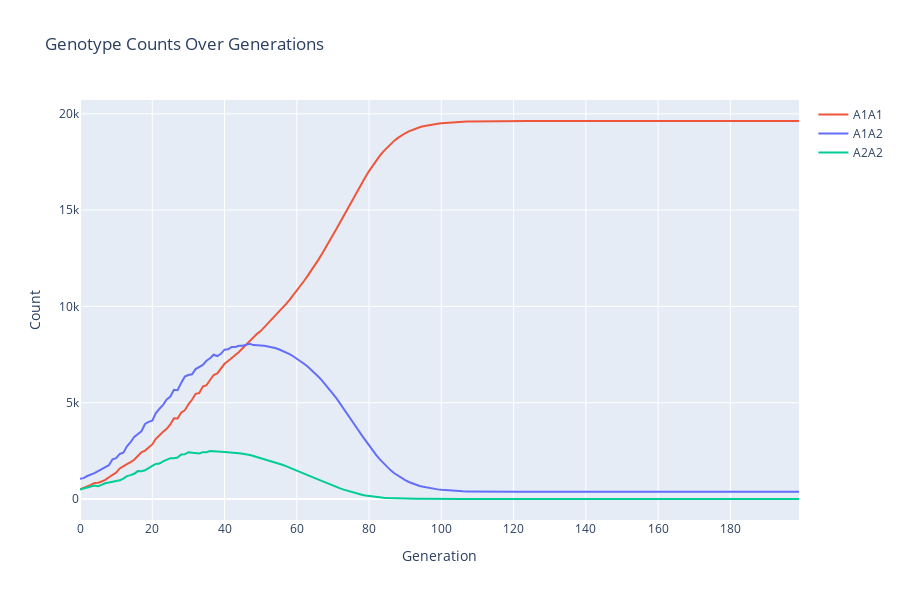
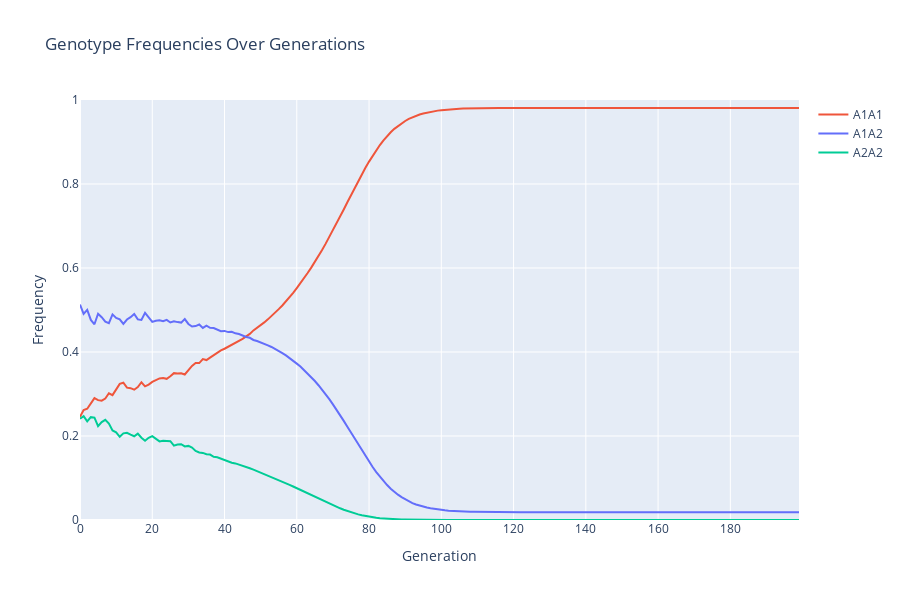
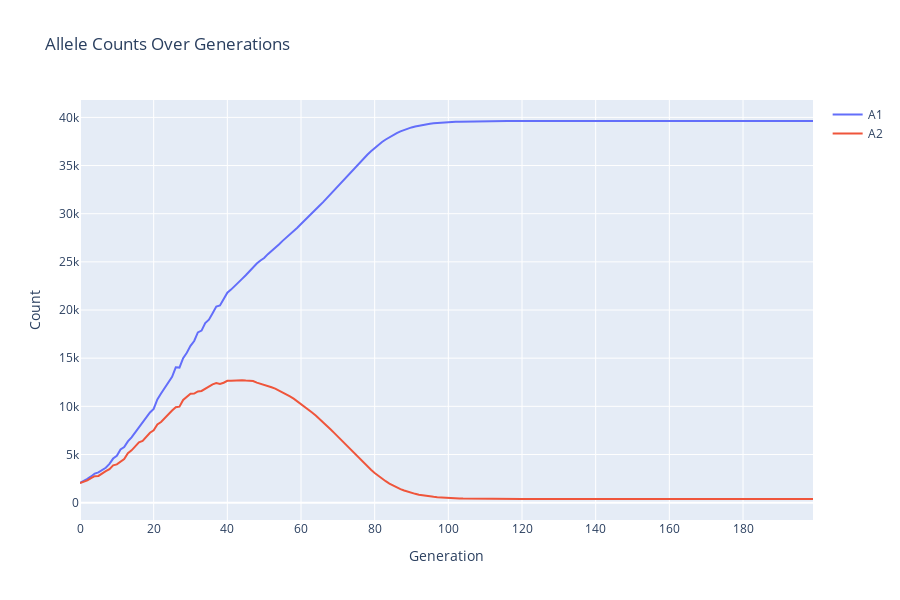
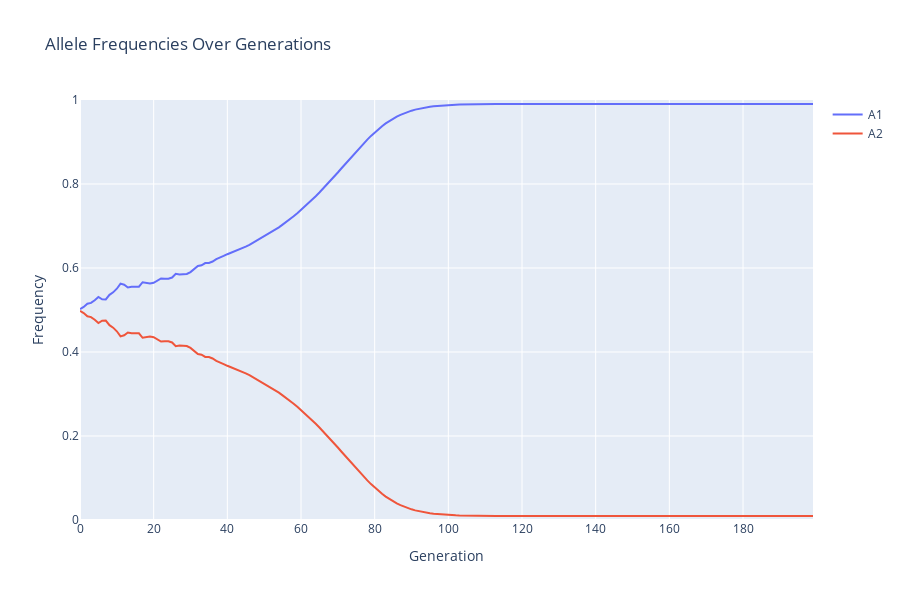

Notebook code for these charts, in order:
### Code cell
# Example 1
# A simple simulation with two alleles, no selection, but with assortative mating (positive covariance)

pg = PopGen()
pg.genotype_data = {
    (('A1', 'A1'),) : {'Nm': 250, 'Nf': 250, 'fitness': 1.0, 'covariance': 0.1},
    (('A1', 'A2'),) : {'Nm': 500, 'Nf': 500, 'fitness': 1.0, 'covariance': 0.1},
    (('A2', 'A2'),) : {'Nm': 250, 'Nf': 250, 'fitness': 1.0, 'covariance': 0.1},
}
pg.growth_rate = 0.1
pg.carrying_capacity = 20000
pg.max_drift=0.1
pg.mutation_rate=0.01

pg.run(200)
pg.plot_genotype_counts()
pg.plot_genotype_frequencies()
pg.plot_allele_counts()
pg.plot_allele_frequencies()
pg.plot_population_sizes()
pg.plot_effective_population_sizes()
pg.plot_average_fitness()

### Figure 1 — Plotly figure (JSON) as saved in the notebook; plotly's stock layout.template omitted (floating-point values rounded to 4 significant figures; data arrays with more than 128 entries replaced by an {"elided": "..."} marker saying what was removed)
{"data": [{"hoverinfo": "text", "line": {"color": "#EF553B"}, "mode": "lines", "name": "A1A1", "text": {"elided": "200 str values"}, "type": "scatter", "x": {"elided": "200 int values"}, "y": {"elided": "200 int values"}}, {"hoverinfo": "text", "line": {"color": "#636EFA"}, "mode": "lines", "name": "A1A2", "text": {"elided": "200 str values"}, "type": "scatter", "x": {"elided": "200 int values"}, "y": {"elided": "200 int values"}}, {"hoverinfo": "text", "line": {"color": "#00CC96"}, "mode": "lines", "name": "A2A2", "text": {"elided": "200 str values"}, "type": "scatter", "x": {"elided": "200 int values"}, "y": {"elided": "200 int values"}}], "layout": {"height": 600, "hovermode": "closest", "title": {"text": "Genotype Counts Over Generations"}, "xaxis": {"title": {"text": "Generation"}}, "yaxis": {"title": {"text": "Count"}}}}

### Figure 2 — Plotly figure (JSON) as saved in the notebook; plotly's stock layout.template omitted (floating-point values rounded to 4 significant figures; data arrays with more than 128 entries replaced by an {"elided": "..."} marker saying what was removed)
{"data": [{"hoverinfo": "text", "line": {"color": "#EF553B"}, "mode": "lines", "name": "A1A1", "text": {"elided": "200 str values"}, "type": "scatter", "x": {"elided": "200 int values"}, "y": {"elided": "200 float values"}}, {"hoverinfo": "text", "line": {"color": "#636EFA"}, "mode": "lines", "name": "A1A2", "text": {"elided": "200 str values"}, "type": "scatter", "x": {"elided": "200 int values"}, "y": {"elided": "200 float values"}}, {"hoverinfo": "text", "line": {"color": "#00CC96"}, "mode": "lines", "name": "A2A2", "text": {"elided": "200 str values"}, "type": "scatter", "x": {"elided": "200 int values"}, "y": {"elided": "200 float values"}}], "layout": {"height": 600, "hovermode": "closest", "title": {"text": "Genotype Frequencies Over Generations"}, "xaxis": {"title": {"text": "Generation"}}, "yaxis": {"range": [0, 1], "title": {"text": "Frequency"}}}}

### Figure 3 — Plotly figure (JSON) as saved in the notebook; plotly's stock layout.template omitted (floating-point values rounded to 4 significant figures; data arrays with more than 128 entries replaced by an {"elided": "..."} marker saying what was removed)
{"data": [{"hoverinfo": "text", "line": {"color": "#636EFA"}, "mode": "lines", "name": "A1", "text": {"elided": "200 str values"}, "type": "scatter", "x": {"elided": "200 int values"}, "y": {"elided": "200 int values"}}, {"hoverinfo": "text", "line": {"color": "#EF553B"}, "mode": "lines", "name": "A2", "text": {"elided": "200 str values"}, "type": "scatter", "x": {"elided": "200 int values"}, "y": {"elided": "200 int values"}}], "layout": {"height": 600, "hovermode": "closest", "title": {"text": "Allele Counts Over Generations"}, "xaxis": {"title": {"text": "Generation"}}, "yaxis": {"title": {"text": "Count"}}}}

### Figure 4 — Plotly figure (JSON) as saved in the notebook; plotly's stock layout.template omitted (floating-point values rounded to 4 significant figures; data arrays with more than 128 entries replaced by an {"elided": "..."} marker saying what was removed)
{"data": [{"hoverinfo": "text", "line": {"color": "#636EFA"}, "mode": "lines", "name": "A1", "text": {"elided": "200 str values"}, "type": "scatter", "x": {"elided": "200 int values"}, "y": {"elided": "200 float values"}}, {"hoverinfo": "text", "line": {"color": "#EF553B"}, "mode": "lines", "name": "A2", "text": {"elided": "200 str values"}, "type": "scatter", "x": {"elided": "200 int values"}, "y": {"elided": "200 float values"}}], "layout": {"height": 600, "hovermode": "closest", "title": {"text": "Allele Frequencies Over Generations"}, "xaxis": {"title": {"text": "Generation"}}, "yaxis": {"range": [0, 1], "title": {"text": "Frequency"}}}}
